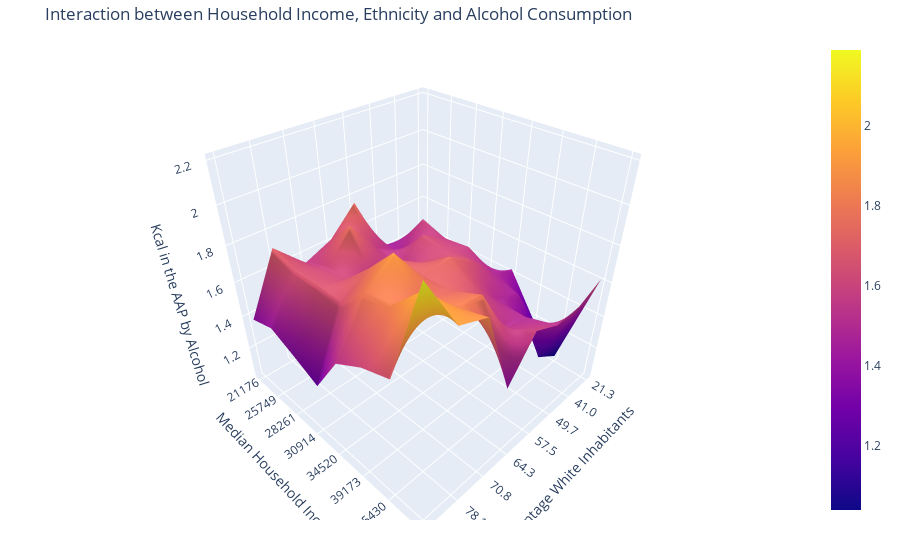

Notebook code for this chart:
### Code cell
three_D_plot_factory(dataframe = msoa_combined_year,
                     x_axis ="annual_median_income_2011" ,
                     y_axis = "perc_ethnicity_white_2011",
                     title = "Interaction between Household Income, Ethnicity and Alcohol Consumption",
                     x_title = "Percentage White Inhabitants",
                     y_title = "Median Household Income",
                     z_title = "Kcal in the AAP by Alcohol",
                     aggfunc = np.mean, 
                     z_axis = "energy_alcohol",
                     html_name = "3D_Plot_White_Median_Income_Alcohol",
                     output_html = True,
                     auto_commit = True ,
                     quantiles = [0,.125,.25,.375,.5, .625,.75,.875,1]
                     ).show()

### Figure 1 — Plotly figure (JSON) as saved in the notebook; plotly's stock layout.template omitted (floating-point values rounded to 4 significant figures)
{"data": [{"type": "surface", "z": [[1.246, 1.405, 1.436, 1.766, 1.619, 1.555, 1.714, 1.381], [1.306, 1.607, 1.476, 1.564, 1.765, 1.604, 1.669, 1.424], [1.411, 1.556, 1.646, 1.539, 1.551, 1.621, 1.671, 1.36], [1.26, 1.575, 1.623, 1.628, 1.728, 1.757, 1.658, 1.289], [1.436, 1.497, 1.645, 1.742, 1.713, 1.911, 1.795, 1.534], [1.202, 1.45, 1.497, 1.652, 1.726, 1.775, 1.83, 1.624], [1.038, 1.137, 1.492, 1.527, 1.791, 1.825, 1.982, 1.679], [1.621, 1.55, 1.54, 1.606, 1.392, 1.866, 1.924, 2.191]]}], "layout": {"autosize": true, "margin": {"b": 40, "l": 40, "r": 40, "t": 40}, "scene": {"aspectmode": "auto", "aspectratio": {"x": 1, "y": 1, "z": 1}, "xaxis": {"nticks": 8, "ticktext": ["21.3", "41.0", "49.7", "57.5", "64.3", "70.8", "78.1", "89.1"], "tickvals": [0, 1, 2, 3, 4, 5, 6, 7], "title": {"text": "Percentage White Inhabitants"}}, "yaxis": {"nticks": 8, "ticktext": ["21176", "25749", "28261", "30914", "34520", "39173", "45430", "61897"], "tickvals": [0, 1, 2, 3, 4, 5, 6, 7], "title": {"text": "Median Household Income"}}, "zaxis": {"title": {"text": "Kcal in the AAP by Alcohol"}}}, "title": {"text": "Interaction between Household Income, Ethnicity and Alcohol Consumption"}}}
